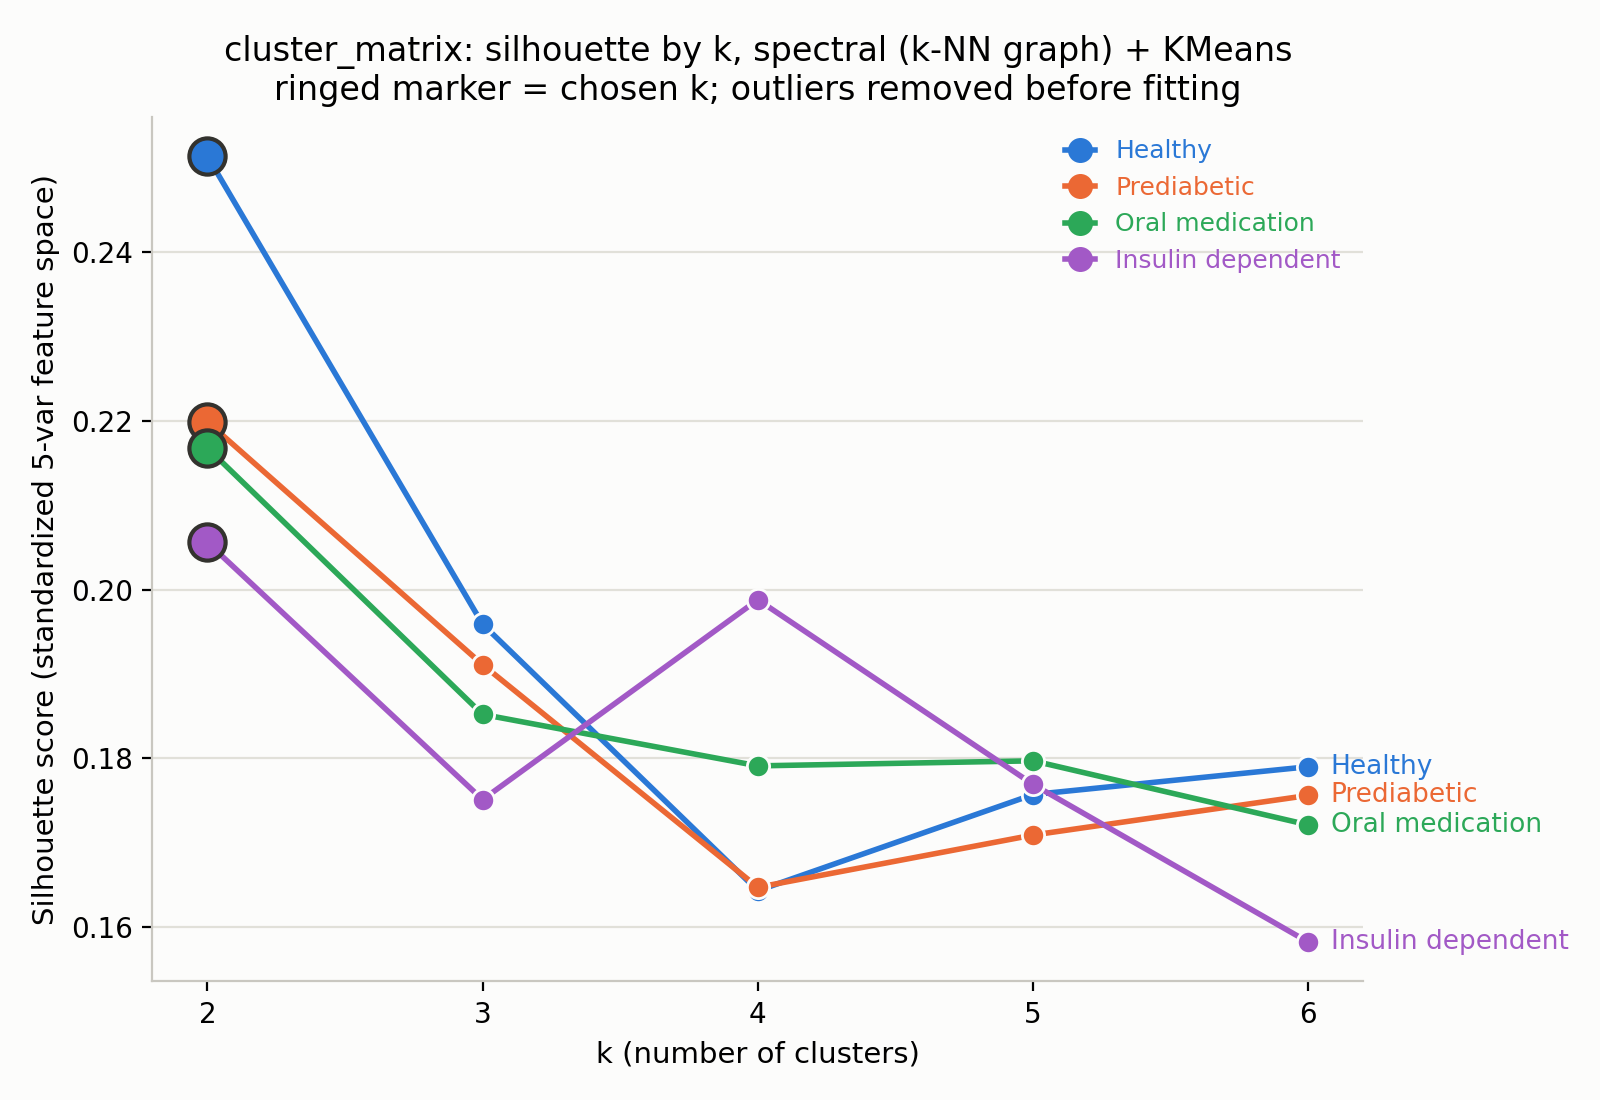

Write the Python code that produced this figure.
"""
Plots silhouette score vs. k for each study_group's spectral+KMeans fit
(clustering_matrix.py), reading the already-saved silhouette_by_k from each
group's meta.json. Marks the chosen best_k for each group.

Output: cluster_matrix/silhouette_by_k.png
"""
import importlib.util
import json
import os
import sys

import matplotlib.pyplot as plt
from matplotlib.lines import Line2D

_THIS_DIR = os.path.dirname(os.path.abspath(__file__))
sys.path.insert(0, _THIS_DIR)
_COMMON_KEY = f"common__{os.path.basename(_THIS_DIR)}"
if _COMMON_KEY in sys.modules:
    C = sys.modules[_COMMON_KEY]
else:
    _spec = importlib.util.spec_from_file_location(_COMMON_KEY, os.path.join(_THIS_DIR, "common.py"))
    C = importlib.util.module_from_spec(_spec)
    sys.modules[_COMMON_KEY] = C
    _spec.loader.exec_module(C)

GROUP_LABELS = {
    "healthy": "Healthy",
    "prediabetic": "Prediabetic",
    "oral_medication": "Oral medication",
    "insulin_dependent": "Insulin dependent",
}
# Fixed categorical order/colors, validated light-mode (dataviz skill,
# validate_palette.py): ALL CHECKS PASS. The one adjacent pair in the 6-8 CVD
# floor band (green/orange) is used here with the required secondary
# encoding -- direct end-of-line labels, not color alone.
GROUP_COLORS = {
    "healthy": C.CLUSTER_PALETTE[0],
    "prediabetic": C.CLUSTER_PALETTE[1],
    "oral_medication": C.CLUSTER_PALETTE[2],
    "insulin_dependent": C.CLUSTER_PALETTE[3],
}


def main():
    fig, ax = plt.subplots(figsize=(8, 5.5), facecolor="#fcfcfb")
    ax.set_facecolor("#fcfcfb")

    for slug in C.GROUPS:
        with open(os.path.join(C.out_dir(slug), "meta.json")) as f:
            meta = json.load(f)
        sil_by_k = {int(k): v for k, v in meta["silhouette_by_k"].items()}
        ks = sorted(sil_by_k)
        scores = [sil_by_k[k] for k in ks]
        best_k = meta["best_k"]
        color = GROUP_COLORS[slug]

        ax.plot(ks, scores, color=color, linewidth=2, marker="o", markersize=8,
                markerfacecolor=color, markeredgecolor="#fcfcfb", markeredgewidth=1, zorder=2)
        # highlight the chosen k with a larger ringed marker
        ax.scatter([best_k], [sil_by_k[best_k]], s=170, facecolor=color,
                   edgecolor="#33322e", linewidth=1.5, zorder=3)
        # direct end-of-line label (secondary encoding alongside the legend,
        # since one adjacent color pair sits in the CVD floor band)
        ax.annotate(GROUP_LABELS[slug], (ks[-1], scores[-1]), xytext=(8, 0),
                    textcoords="offset points", va="center", fontsize=9.5, color=color)

    ax.set_xlabel("k (number of clusters)", fontsize=10.5)
    ax.set_ylabel("Silhouette score (standardized 5-var feature space)", fontsize=10.5)
    ax.set_title(
        "cluster_matrix: silhouette by k, spectral (k-NN graph) + KMeans\n"
        "ringed marker = chosen k; outliers removed before fitting",
        fontsize=12,
    )
    ax.set_xticks(list(C.K_RANGE))
    ax.grid(True, axis="y", color="#e1e0d9", linewidth=0.8, zorder=0)
    ax.spines["top"].set_visible(False)
    ax.spines["right"].set_visible(False)
    ax.spines["left"].set_color("#c9c7c0")
    ax.spines["bottom"].set_color("#c9c7c0")
    legend_handles = [
        Line2D([0], [0], color=GROUP_COLORS[s], marker="o", markersize=8,
               markerfacecolor=GROUP_COLORS[s], linewidth=2, label=GROUP_LABELS[s])
        for s in C.GROUPS
    ]
    ax.legend(
        handles=legend_handles, loc="upper right", frameon=False, fontsize=9,
        labelcolor=[GROUP_COLORS[s] for s in C.GROUPS], handlelength=1.2,
    )
    fig.tight_layout()
    out_path = os.path.join(C.OUT_ROOT, "silhouette_by_k.png")
    fig.savefig(out_path, dpi=200, facecolor=fig.get_facecolor())
    plt.close(fig)
    print(f"saved {out_path}")


if __name__ == "__main__":
    main()
